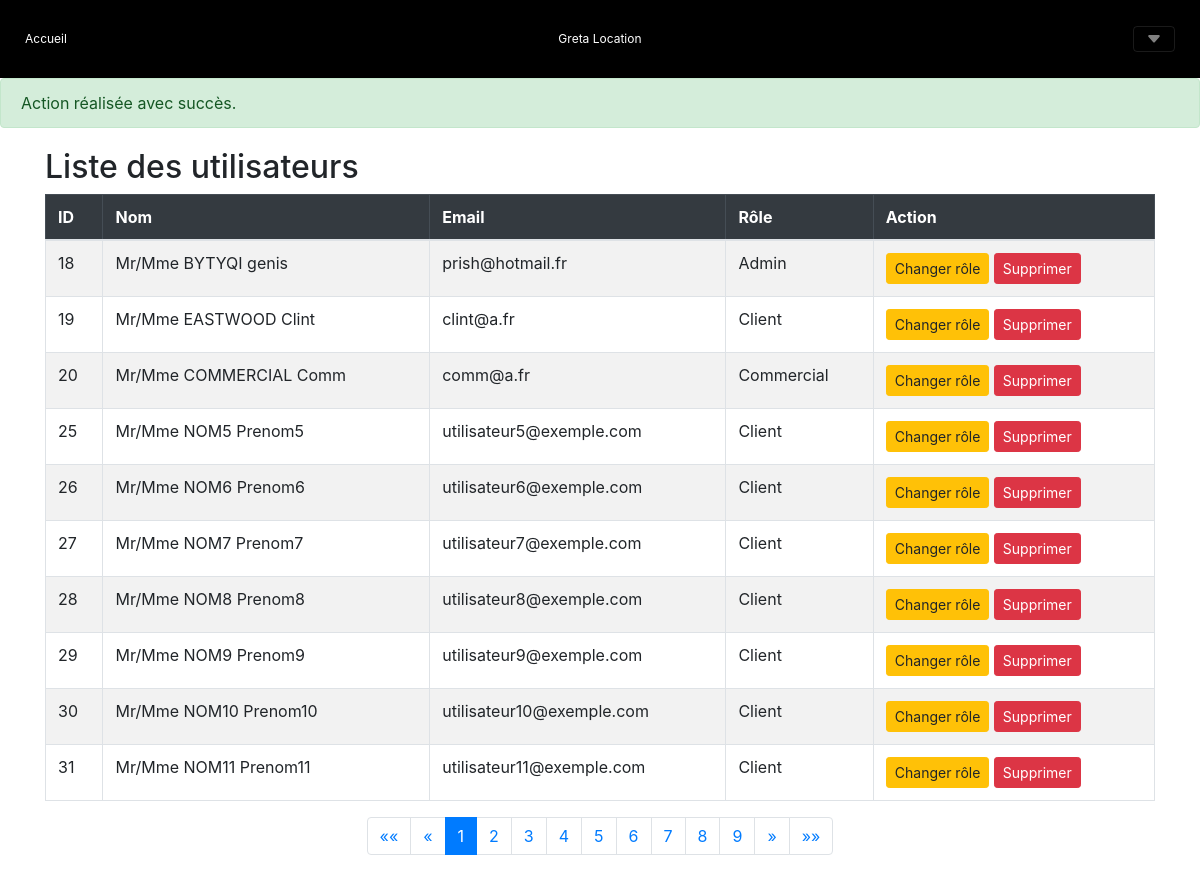
The app's page /?action=allUtilisateurs&alert=succes (signed in) with its own data.
### tables this page shows
CREATE TABLE `utilisateur` (
  `id` int(11) NOT NULL,
  `nom` varchar(50) DEFAULT NULL,
  `prenom` varchar(50) DEFAULT NULL,
  `email` varchar(50) DEFAULT NULL,
  `password` varchar(255) DEFAULT NULL,
  `role` int(11) NOT NULL DEFAULT 3
);

CREATE TABLE `role` (
  `id` int(11) NOT NULL,
  `libelle` varchar(50) DEFAULT NULL
);

### index.php (called while the page is built, shortened)
<?php
    $racine = dirname(__FILE__);
    $action = filter_input(INPUT_GET, 'action', FILTER_SANITIZE_STRING);
    $controleur = Routeur::getControleur($action);
    include "$racine/Controlleur/$controleur";
    ?>

### Data/connexionDB.php (called while the page is built, shortened)
<?php
   class ConnexionDB{
        private static $connexion;
        public static function getInstance(){
            if(!self::$connexion){
                try {
                    $serveur = 'mysql:host=localhost;';
                    $bdd = 'dbname=gretagenis';
                    $user = 'root' ;
                    $mdp = '' ;
                    self::$connexion = new PDO($serveur.$bdd, $user, $mdp);
                    self::$connexion->query("SET CHARACTER SET utf8");
                } catch (PDOException $e) {
                        echo " Error connexion: " . $serveur . " " . $bdd . " " . $user . " " . $mdp . " " . $e->getMessage() ;
                        throw new Exception("Erreur à  la connexion \n" . $e->getMessage());
                }
            }
            return self::$connexion;
        }
     }
?>

### Model/ModelConnDAO.php (called while the page is built, shortened)
<?php
include_once("./Data/ConnexionDB.php");
class ModelConnDAO{
    public static function getClientNom($id){
        try{
            $req = ConnexionDB::getInstance()->prepare("SELECT nom, prenom FROM utilisateur WHERE id = ?");
            $req ->execute(array($id));
            $row = $req->fetch();
            return "Mr/Mme ".strtoupper($row['nom'])." ".$row['prenom'];
        }catch(PDOException $ex){
            print "Erreur : ". $ex->getMessage();
            die();
        }
    }
    public static function getUsers($start, $perPage) {
        $sql = "SELECT id,email,role FROM utilisateur LIMIT :start, :perPage";
        $stmt = ConnexionDB::getInstance()->prepare($sql);
        $stmt->bindParam(':start', $start, PDO::PARAM_INT);
        $stmt->bindParam(':perPage', $perPage, PDO::PARAM_INT);
        $stmt->execute();
        return $stmt->fetchAll(PDO::FETCH_ASSOC);
    }
    public static function getTotalUsers() {
        $sql = "SELECT COUNT(*) FROM utilisateur";
        $stmt = ConnexionDB::getInstance()->prepare($sql);
        $stmt->execute();
        return $stmt->fetchColumn();
    }
    public static function getRoleNom($id){
        $sql = ConnexionDB::getInstance()->prepare("SELECT libelle FROM role where id = ?");
        $sql -> execute(array($id));
        while($row = $sql->fetch()){
            return $row['libelle'];
        }
    }
}
?>

### Vue/privilege/vueAllUsers.php (the view, shortened to what this page needs)
<div style="margin-top: 20px;" class="table-responsive container table-container">
    <h2>Liste des utilisateurs</h2>
    <table class="table table-bordered table-striped">
        <thead class="table-dark">
            <tr>
                <th scope="col">ID</th>
                <th scope="col">Nom</th>
                <th scope="col">Email</th>
                <th scope="col">Rôle</th>
                <th scope="col">Action</th>
            </tr>
        </thead>
        <tbody>
<?php foreach($users as $user):?>
            <tr>
                <td><?=$user['id']?></td>
                <td><?=ModelConnDAO::getClientNom($user['id'])?></td>
                <td><?=$user['email']?></td>
                <td><?=ModelConnDAO::getRoleNom($user['role'])?></td>
                <td>
                <button class="btn btn-warning btn-sm" data-bs-toggle="modal" data-bs-target="#changeRoleModal"
                            data-id="<?=$user['id']?>"
                            data-client="<?=ModelConnDAO::getClientNom($user['id'])?>"
                            data-email="<?=$user['email']?>"
                            data-role="<?=$user['role']?>">
                        Changer rôle
                    </button>
                    <a href="?action=allUtilisateurs&id=<?=$user['id']?>&email=<?=$user['email']?>" class="btn btn-danger btn-sm" onclick="return confirm('Êtes-vous sûr de vouloir supprimer cet utilisateur ?');">Supprimer</a>
                </td>
            </tr>
            <?php endforeach;?>
        </tbody>
    </table>
    <nav aria-label="Page navigation example">
        <ul class="pagination justify-content-center">
            <li class="page-item">
                <a class="page-link" href="?action=allUtilisateurs&page=1" aria-label="Première">
                    <span aria-hidden="true">&laquo;&laquo;</span>
                </a>
            </li>
            <li class="page-item">
                <a class="page-link" href="?action=allUtilisateurs&page=<?= ($currentPage == 1) ? 1 : $currentPage-1 ?>" aria-label="Précédente">
                    <span aria-hidden="true">&laquo;</span>
                </a>
            </li>
<?php for($i = 1; $i <= $totalPages; $i++):?>
            <li class="page-item <?= ($i == $currentPage) ? 'active' : '' ?>">
                <a class="page-link" href="?action=allUtilisateurs&page=<?=$i?>"><?=$i?></a>
            </li>
            <?php endfor;?>
            <li class="page-item">
                <a class="page-link" href="?action=allUtilisateurs&page=<?= ($currentPage == $totalPages) ? $totalPages : $currentPage+1 ?>" aria-label="Suivante">
                    <span aria-hidden="true">&raquo;</span>
                </a>
            </li>
            <li class="page-item">
                <a class="page-link" href="?action=allUtilisateurs&page=<?=$totalPages?>" aria-label="Dernière">
                    <span aria-hidden="true">&raquo;&raquo;</span>
                </a>
            </li>
        </ul>
    </nav>
</div>

### records on screen
utilisateur: id "18", ModelConnDAO::getClientNom($user['id']) "Mr/Mme BYTYQI genis", email "prish@hotmail.fr", role.libelle "Admin"
utilisateur: id "19", ModelConnDAO::getClientNom($user['id']) "Mr/Mme EASTWOOD Clint", email "clint@a.fr", role.libelle "Client"
utilisateur: id "20", ModelConnDAO::getClientNom($user['id']) "Mr/Mme COMMERCIAL Comm", email "comm@a.fr", role.libelle "Commercial"
utilisateur: id "25", ModelConnDAO::getClientNom($user['id']) "Mr/Mme NOM5 Prenom5", email "utilisateur5@exemple.com", role.libelle "Client"
utilisateur: id "26", ModelConnDAO::getClientNom($user['id']) "Mr/Mme NOM6 Prenom6", email "utilisateur6@exemple.com", role.libelle "Client"
utilisateur: id "27", ModelConnDAO::getClientNom($user['id']) "Mr/Mme NOM7 Prenom7", email "utilisateur7@exemple.com", role.libelle "Client"
utilisateur: id "28", ModelConnDAO::getClientNom($user['id']) "Mr/Mme NOM8 Prenom8", email "utilisateur8@exemple.com", role.libelle "Client"
utilisateur: id "29", ModelConnDAO::getClientNom($user['id']) "Mr/Mme NOM9 Prenom9", email "utilisateur9@exemple.com", role.libelle "Client"
utilisateur: id "30", ModelConnDAO::getClientNom($user['id']) "Mr/Mme NOM10 Prenom10", email "utilisateur10@exemple.com", role.libelle "Client"
utilisateur: id "31", ModelConnDAO::getClientNom($user['id']) "Mr/Mme NOM11 Prenom11", email "utilisateur11@exemple.com", role.libelle "Client"
